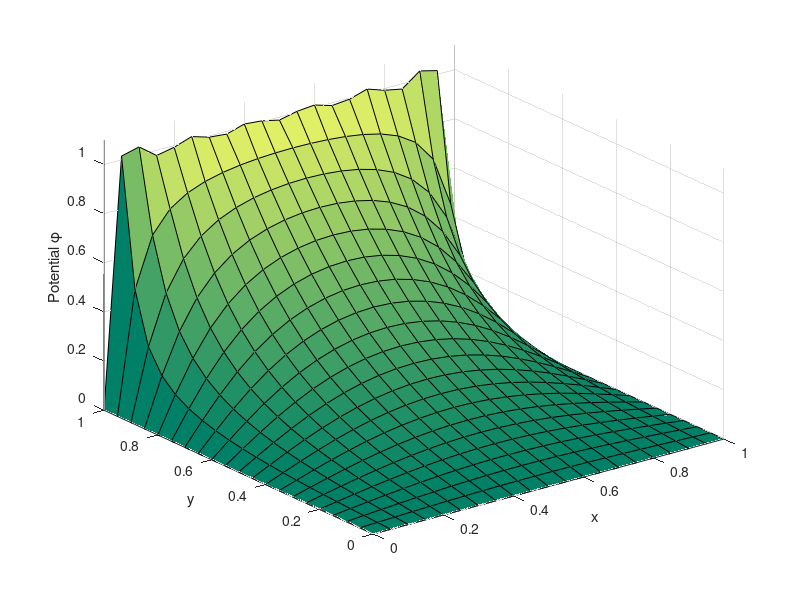
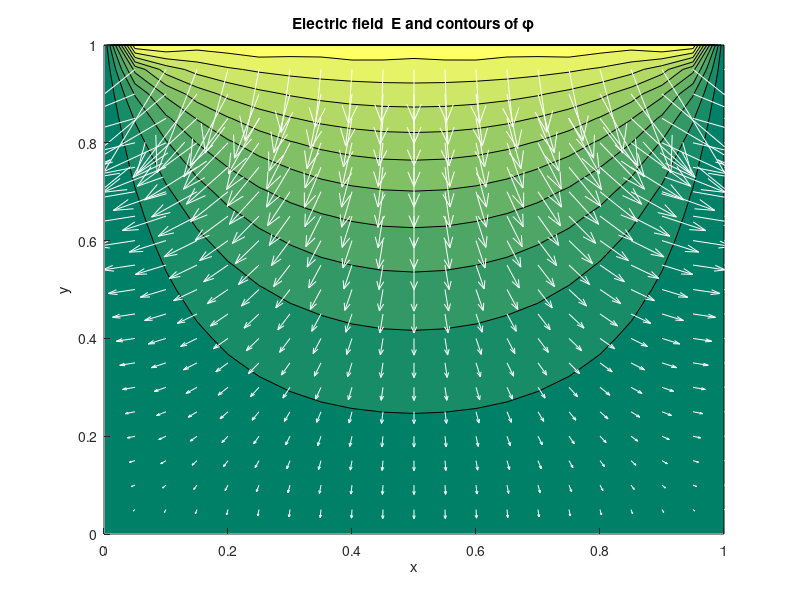

Write the MATLAB code that produced these figures, in order.
% laplace_analytic.m
% Evaluate the analytic solution to the Dirichlet problem for the 
% Laplace equation given in Garcia

% Clear memory and show only a few digits
clear all; format short;

% Spatial step and number of terms in the sum
h=0.05;
nterms=25;

% Vectors of x and y values
x=0:h:1; y=x;

% Array of dependent variable values
L=length(x);
phi=zeros(L);
Ex=zeros(L); Ey=zeros(L);

% Calculate the sum in the analytic solution at each grid point
nvals=1:2:2*nterms+1;
for j=1:L
  for l=1:L
    % Terms in the numerators and denominators of the sums
    sterm=sin(nvals*pi*x(j));
    shterm=sinh(nvals*pi*y(l));
    chterm=cosh(nvals*pi*y(l));
    cterm=cos(nvals*pi*x(j));
    dterm=sinh(nvals*pi);
    phi(j,l)=4*sum(sterm.*shterm./(nvals*pi.*dterm));
    Ex(j,l)=-4*sum(cterm.*shterm./dterm);
    Ey(j,l)=-4*sum(sterm.*chterm./dterm);
  end
end

% Surface plot of phi
figure(1);
colormap(summer);
surfc(x,y,phi');
axis([0 1 0 1 0 1.1]);
%shading interp;
xlabel('x');
ylabel('y');
zlabel('Potential \phi');

% Plot also the electric field 
figure(2); clf reset;
hold on;
colormap(summer);
contourf(x,y,phi');
scale=10;
quiver(x,y(1:L-1),Ex(:,1:L-1)',Ey(:,1:L-1)',scale,'w');
xlabel('x');
ylabel('y');
title('Electric field {\bf E} and contours of \phi');
axis([0 1 0 1]);
hold off;
